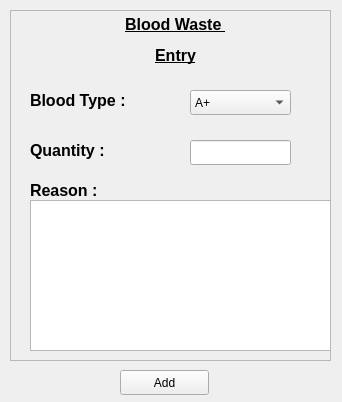
<?xml version="1.0" encoding="UTF-8"?>
<ui version="4.0">
 <class>bloodwasteEntry</class>
 <widget class="QWidget" name="bloodwasteEntry">
  <property name="windowModality">
   <enum>Qt::ApplicationModal</enum>
  </property>
  <property name="geometry">
   <rect>
    <x>0</x>
    <y>0</y>
    <width>342</width>
    <height>402</height>
   </rect>
  </property>
  <property name="windowTitle">
   <string>Blood Entry</string>
  </property>
  <widget class="QFrame" name="frame">
   <property name="geometry">
    <rect>
     <x>10</x>
     <y>10</y>
     <width>321</width>
     <height>351</height>
    </rect>
   </property>
   <property name="frameShape">
    <enum>QFrame::StyledPanel</enum>
   </property>
   <property name="frameShadow">
    <enum>QFrame::Raised</enum>
   </property>
   <widget class="QLabel" name="bloodBillingLabel">
    <property name="geometry">
     <rect>
      <x>20</x>
      <y>0</y>
      <width>291</width>
      <height>61</height>
     </rect>
    </property>
    <property name="styleSheet">
     <string notr="true">font-size:12pt;
font-weight: bold;</string>
    </property>
    <property name="text">
     <string>&lt;html&gt;&lt;head/&gt;&lt;body&gt;&lt;p align=&quot;center&quot;&gt;&lt;span style=&quot; font-size:12pt; text-decoration: underline;&quot;&gt;Blood Waste &lt;/span&gt;&lt;/p&gt;&lt;p align=&quot;center&quot;&gt;&lt;span style=&quot; font-size:12pt; text-decoration: underline;&quot;&gt;Entry&lt;/span&gt;&lt;/p&gt;&lt;/body&gt;&lt;/html&gt;</string>
    </property>
   </widget>
   <widget class="QLabel" name="bloodTypeLabel">
    <property name="geometry">
     <rect>
      <x>20</x>
      <y>70</y>
      <width>151</width>
      <height>41</height>
     </rect>
    </property>
    <property name="styleSheet">
     <string notr="true">font-size:12pt;
font-weight: bold;</string>
    </property>
    <property name="text">
     <string>&lt;html&gt;&lt;head/&gt;&lt;body&gt;&lt;p&gt;Blood Type :&lt;/p&gt;&lt;/body&gt;&lt;/html&gt;</string>
    </property>
   </widget>
   <widget class="QLabel" name="quantityLabel">
    <property name="geometry">
     <rect>
      <x>20</x>
      <y>120</y>
      <width>151</width>
      <height>41</height>
     </rect>
    </property>
    <property name="styleSheet">
     <string notr="true">font-size:12pt;
font-weight: bold;</string>
    </property>
    <property name="text">
     <string>&lt;html&gt;&lt;head/&gt;&lt;body&gt;&lt;p&gt;Quantity :&lt;/p&gt;&lt;/body&gt;&lt;/html&gt;</string>
    </property>
   </widget>
   <widget class="QLineEdit" name="quantity">
    <property name="geometry">
     <rect>
      <x>180</x>
      <y>130</y>
      <width>101</width>
      <height>25</height>
     </rect>
    </property>
   </widget>
   <widget class="QComboBox" name="bloodTypeComboBox">
    <property name="geometry">
     <rect>
      <x>180</x>
      <y>80</y>
      <width>101</width>
      <height>25</height>
     </rect>
    </property>
    <item>
     <property name="text">
      <string>A+</string>
     </property>
    </item>
    <item>
     <property name="text">
      <string>A-</string>
     </property>
    </item>
    <item>
     <property name="text">
      <string>B+</string>
     </property>
    </item>
    <item>
     <property name="text">
      <string>B-</string>
     </property>
    </item>
    <item>
     <property name="text">
      <string>AB+</string>
     </property>
    </item>
    <item>
     <property name="text">
      <string>AB_</string>
     </property>
    </item>
    <item>
     <property name="text">
      <string>O+</string>
     </property>
    </item>
    <item>
     <property name="text">
      <string>O-</string>
     </property>
    </item>
   </widget>
   <widget class="QTextEdit" name="reason">
    <property name="geometry">
     <rect>
      <x>20</x>
      <y>190</y>
      <width>301</width>
      <height>151</height>
     </rect>
    </property>
   </widget>
   <widget class="QLabel" name="reasonLabel">
    <property name="geometry">
     <rect>
      <x>20</x>
      <y>160</y>
      <width>151</width>
      <height>41</height>
     </rect>
    </property>
    <property name="styleSheet">
     <string notr="true">font-size:12pt;
font-weight: bold;</string>
    </property>
    <property name="text">
     <string>&lt;html&gt;&lt;head/&gt;&lt;body&gt;&lt;p&gt;Reason : &lt;/p&gt;&lt;/body&gt;&lt;/html&gt;</string>
    </property>
   </widget>
  </widget>
  <widget class="QPushButton" name="addButton">
   <property name="geometry">
    <rect>
     <x>120</x>
     <y>370</y>
     <width>89</width>
     <height>25</height>
    </rect>
   </property>
   <property name="text">
    <string>Add</string>
   </property>
  </widget>
 </widget>
 <resources/>
 <connections/>
</ui>
